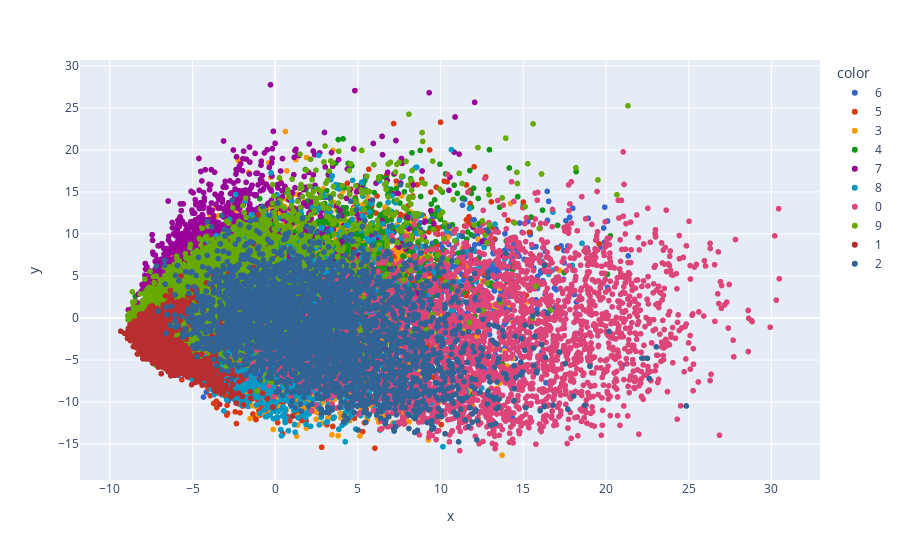

The code cell stored with this chart in its notebook:
### Code cell
import plotly.express as px
y_train_trf = y_train.astype(str)
fig = px.scatter(x=X_train_trf[:,0],
                 y=X_train_trf[:,1],
                 color=y_train_trf,
                 color_discrete_sequence=px.colors.qualitative.G10
                )
fig.show()

### Figure 1 — Plotly figure (JSON) as saved in the notebook; plotly's stock layout.template omitted (floating-point values rounded to 4 significant figures; data arrays with more than 128 entries replaced by an {"elided": "..."} marker saying what was removed)
{"data": [{"hovertemplate": "color=6<br>x=%{x}<br>y=%{y}<extra></extra>", "legendgroup": "6", "marker": {"color": "#3366CC", "symbol": "circle"}, "mode": "markers", "name": "6", "showlegend": true, "type": "scattergl", "x": {"elided": "3352 float values"}, "xaxis": "x", "y": {"elided": "3352 float values"}, "yaxis": "y"}, {"hovertemplate": "color=5<br>x=%{x}<br>y=%{y}<extra></extra>", "legendgroup": "5", "marker": {"color": "#DC3912", "symbol": "circle"}, "mode": "markers", "name": "5", "showlegend": true, "type": "scattergl", "x": {"elided": "3093 float values"}, "xaxis": "x", "y": {"elided": "3093 float values"}, "yaxis": "y"}, {"hovertemplate": "color=3<br>x=%{x}<br>y=%{y}<extra></extra>", "legendgroup": "3", "marker": {"color": "#FF9900", "symbol": "circle"}, "mode": "markers", "name": "3", "showlegend": true, "type": "scattergl", "x": {"elided": "3414 float values"}, "xaxis": "x", "y": {"elided": "3414 float values"}, "yaxis": "y"}, {"hovertemplate": "color=4<br>x=%{x}<br>y=%{y}<extra></extra>", "legendgroup": "4", "marker": {"color": "#109618", "symbol": "circle"}, "mode": "markers", "name": "4", "showlegend": true, "type": "scattergl", "x": {"elided": "3233 float values"}, "xaxis": "x", "y": {"elided": "3233 float values"}, "yaxis": "y"}, {"hovertemplate": "color=7<br>x=%{x}<br>y=%{y}<extra></extra>", "legendgroup": "7", "marker": {"color": "#990099", "symbol": "circle"}, "mode": "markers", "name": "7", "showlegend": true, "type": "scattergl", "x": {"elided": "3508 float values"}, "xaxis": "x", "y": {"elided": "3508 float values"}, "yaxis": "y"}, {"hovertemplate": "color=8<br>x=%{x}<br>y=%{y}<extra></extra>", "legendgroup": "8", "marker": {"color": "#0099C6", "symbol": "circle"}, "mode": "markers", "name": "8", "showlegend": true, "type": "scattergl", "x": {"elided": "3228 float values"}, "xaxis": "x", "y": {"elided": "3228 float values"}, "yaxis": "y"}, {"hovertemplate": "color=0<br>x=%{x}<br>y=%{y}<extra></extra>", "legendgroup": "0", "marker": {"color": "#DD4477", "symbol": "circle"}, "mode": "markers", "name": "0", "showlegend": true, "type": "scattergl", "x": {"elided": "3316 float values"}, "xaxis": "x", "y": {"elided": "3316 float values"}, "yaxis": "y"}, {"hovertemplate": "color=9<br>x=%{x}<br>y=%{y}<extra></extra>", "legendgroup": "9", "marker": {"color": "#66AA00", "symbol": "circle"}, "mode": "markers", "name": "9", "showlegend": true, "type": "scattergl", "x": {"elided": "3350 float values"}, "xaxis": "x", "y": {"elided": "3350 float values"}, "yaxis": "y"}, {"hovertemplate": "color=1<br>x=%{x}<br>y=%{y}<extra></extra>", "legendgroup": "1", "marker": {"color": "#B82E2E", "symbol": "circle"}, "mode": "markers", "name": "1", "showlegend": true, "type": "scattergl", "x": {"elided": "3775 float values"}, "xaxis": "x", "y": {"elided": "3775 float values"}, "yaxis": "y"}, {"hovertemplate": "color=2<br>x=%{x}<br>y=%{y}<extra></extra>", "legendgroup": "2", "marker": {"color": "#316395", "symbol": "circle"}, "mode": "markers", "name": "2", "showlegend": true, "type": "scattergl", "x": {"elided": "3331 float values"}, "xaxis": "x", "y": {"elided": "3331 float values"}, "yaxis": "y"}], "layout": {"legend": {"title": {"text": "color"}, "tracegroupgap": 0}, "margin": {"t": 60}, "xaxis": {"anchor": "y", "domain": [0, 1], "title": {"text": "x"}}, "yaxis": {"anchor": "x", "domain": [0, 1], "title": {"text": "y"}}}}
